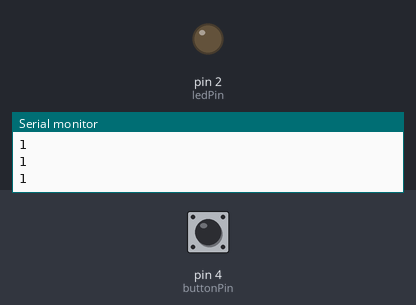
A sketch run on a simulated Arduino Uno, built with avr-gcc and run on an emulated ATmega328P. On the bench: output pins drawn as LEDs (lit = HIGH), the last lines printed to the serial monitor. Inputs (shaded band) come from the test bench; at power-on: pin 4 (buttonPin) HIGH.

Above: at 1.2 s.
1.3 s: pin 4 (buttonPin) pulled LOW for 0.15 s
At 1.5 s:
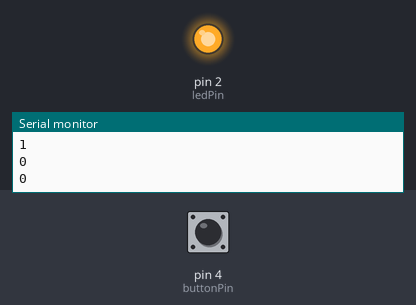
3.1 s: pin 4 (buttonPin) pulled LOW for 3.2 s
At 7.2 s:
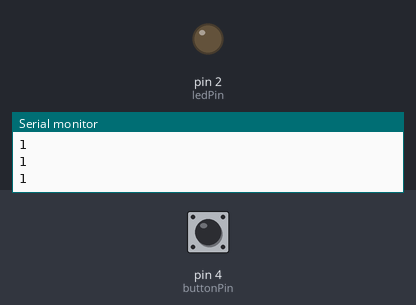
Timing chart, 0 to 8.7 s (numbered marks = the images above; inputs shaded):
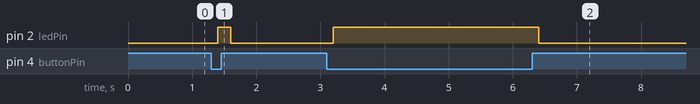

The sketch:

07_Boton.ino
```cpp
// Boton sin PULLUP con resistencia externa
// Definimos las variables que representan los pines del Arduino
int buttonPin = 4;  // Pin digital donde se conecta el botón (entrada)
int ledPin = 2;     // Pin digital donde se conecta el LED (salida)
int buttonRead;     // Variable para guardar el valor leído del botón

void setup() {
  Serial.begin(9600);         // Inicia la comunicación serial a 9600 baudios (para ver datos en el Monitor Serial)
  pinMode(buttonPin, INPUT);  // Configura el pin del botón como entrada digital
  pinMode(ledPin, OUTPUT);    // Configura el pin del LED como salida digital
}

void loop() {
  // Lee el estado actual del botón (HIGH o LOW)
  buttonRead = digitalRead(buttonPin);

  // Muestra el valor leído en el Monitor Serial (0 o 1)
  Serial.println(buttonRead);

  delay(100);  // Pequeña pausa de 100 milisegundos para evitar lecturas demasiado rápidas

  // Si el botón está presionado (lee 0 porque no tiene pull-up)
  if (buttonRead == 0) {
    digitalWrite(ledPin, 1);  // Enciende el LED
  } else {
    digitalWrite(ledPin, 0);  // Si no está presionado, apaga el LED
  }
}
```

Measured:
- after the input at 1.3 s, pin 2 (ledPin): LOW → HIGH after 0.10 s, → LOW 0.20 s later
- after the input at 3.1 s, pin 2 (ledPin): LOW → HIGH after 0.10 s, → LOW 3.2 s later
